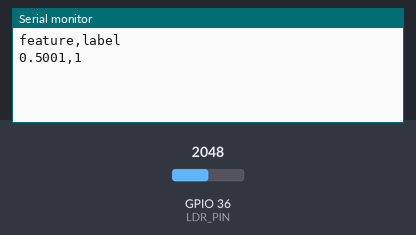
A sketch run on a simulated ESP32. Shown: the last lines printed to the serial monitor. The test bench sets the inputs (shaded band); at power-on: GPIO 36 (LDR_PIN) = 2048 (analog values on the 0–4095 scale).

Above: at 1.2 s.
1.3 s: GPIO 36 (LDR_PIN) set to 2866
At 2.6 s:
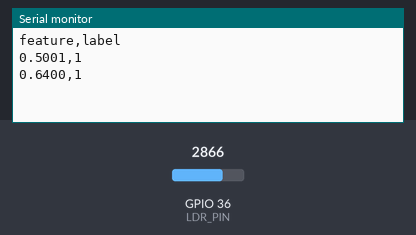
2.8 s: GPIO 36 (LDR_PIN) set to 3603
At 3.4 s:
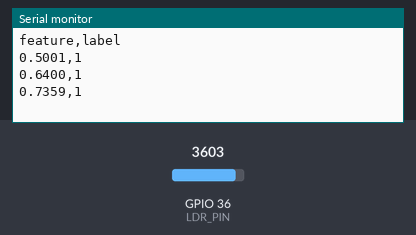
Timing chart, 0 to 5.8 s (numbered marks = the images above; inputs shaded):
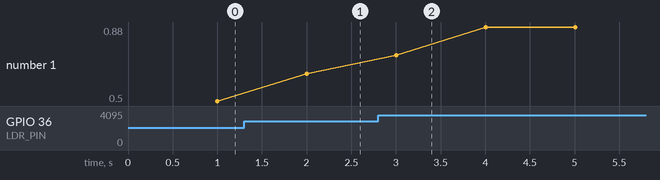

Measured:
- after the input at 1.3 s, the serial monitor: prints a new line after 0.70 s (image 1)
- after the input at 2.8 s, the serial monitor: prints a new line after 0.20 s (image 2)
- plotted number 1: 0.5 → 0.64 after the input at 1.3 s, 0.64 → 0.88 after the input at 2.8 s

The sketch:

preprocessamento.ino
```cpp
/*
 * Parte 1b — pré-processamento e limiar claro/escuro.
 *
 * Mesmo circuito de leitura_bruta.ino (LDR GL5528, GPIO36, ESP32 Dev Module).
 * Monitor serial: 115200. A saída já sai no formato do CSV da aula:
 *   feature,label
 *
 * Pré-processamento (a aula pede pelo menos dois):
 *   1. Média móvel numa janela de 1 s (10 leituras x 100 ms)
 *   2. Limitação de faixa do ADC para 0..4095
 *   3. Normalização para 0..1 (feature = média / 4095)
 *
 * Classes, sobre a feature já normalizada:
 *   0 escuro  -> feature <  0.45   (abaixo de cerca de 14 lux neste divisor)
 *   1 claro   -> feature >= 0.45
 */

static const int LDR_PIN = 36;
static const int JANELA = 10;
static const unsigned long PERIODO_MS = 100;
static const float ESCALA_ADC = 4095.0f;
static const float LIMIAR = 0.45f;

void setup() {
  Serial.begin(115200);
  analogReadResolution(12);
  analogSetPinAttenuation(LDR_PIN, ADC_11db);
  Serial.println("feature,label");
}

void loop() {
  long soma = 0;

  for (int i = 0; i < JANELA; i++) {
    int bruto = analogRead(LDR_PIN);
    if (bruto < 0) {
      bruto = 0;
    } else if (bruto > 4095) {
      bruto = 4095;
    }
    soma += bruto;
    delay(PERIODO_MS);
  }

  float media = (float)soma / (float)JANELA;
  if (media < 0.0f) {
    media = 0.0f;
  } else if (media > ESCALA_ADC) {
    media = ESCALA_ADC;
  }

  float feature = media / ESCALA_ADC;
  int label = (feature < LIMIAR) ? 0 : 1;

  Serial.print(feature, 4);
  Serial.print(',');
  Serial.println(label);
}
```
